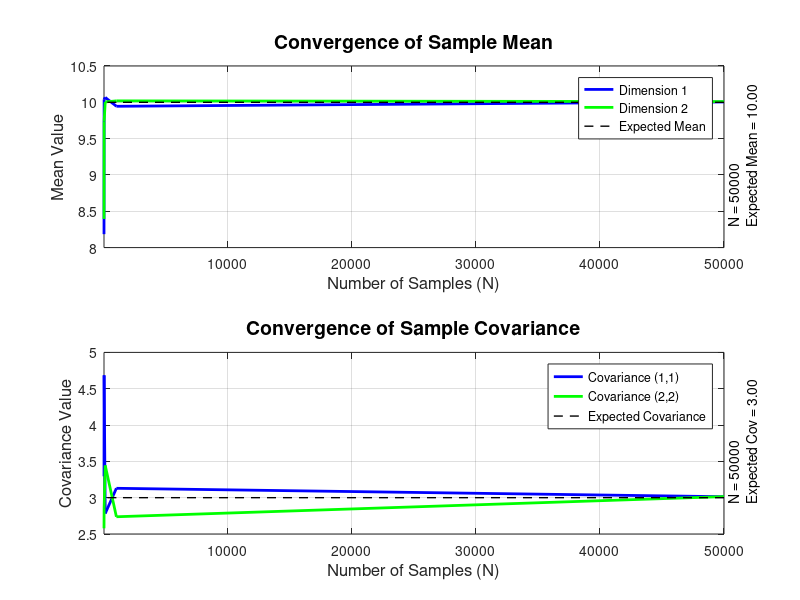

Here is the MATLAB script that generated this plot: (Note: this script raises an error after producing the figure.)
%%%%%%%%%%%%%%%%%%%%%%%%%%%%%%%%%%%%%%%%%%%%%%%%%%%%%%%%%%%%%%%%%%%%%%%%%%
%{
Author: Alireza Sotoodeh (Student ID: 401412056) 
Subject: Convergence of Mean and Covariance
Description: Demonstrates convergence of sample mean and covariance to
             expected values as sample size (N) increases. Computes and
             plots mean and covariance for specific N values, and evaluates
             error convergence.
%}
%%%%%%%%%%%%%%%%%%%%%%%%%%%%%%%%%%%%%%%%%%%%%%%%%%%%%%%%%%%%%%%%%%%%%%%%%%

%% Initialization
% This section clears the command window, closes all figures, and clears the workspace variables.
clc;        % Clear command window
close all;  % Close all figures
clear all;  % Clear workspace variables

%% Parameters
% Define the parameters for the simulation.
n = 2;                      % Dimension of the vector
number_of_samples = 50000;  % Default number of samples for mean and covariance computation
expected_mean = 10;        % Expected mean value
expected_covariance = 3;  % Expected covariance value

%% Define N_values
% Specific values of N to evaluate for error convergence.
N_values = [number_of_samples, 1000, 100, 10, 1];

%% Create a folder to save results if it doesn't exist
% Check if the 'Results' folder exists; if not, create it.
result_folder = 'Results_Project_1';
if ~exist(result_folder, 'dir')
    mkdir(result_folder);
end

%% Compute Mean and Covariance
% Initialize arrays to store mean and covariance values for different N values.
mean_values = zeros(n, length(N_values));
cov_values = zeros(n, n, length(N_values));

% Loop over each value of N in N_values to generate random vectors and compute sample mean and covariance.
for j = 1:length(N_values)
    N = N_values(j);
    
    % Generate N random vectors with specified mean and covariance.
    random_vectors = expected_mean + sqrt(expected_covariance) * randn(n, N);
    
    % Compute sample mean.
    sample_mean = mean(random_vectors, 2);
    
    % Center the vectors around the expected_mean.
    centered_vectors = random_vectors - expected_mean * ones(n, N);
    
    % Compute sample covariance.
    sample_covariance = (centered_vectors * centered_vectors') / N;
    
    % Store mean and covariance.
    mean_values(:, j) = sample_mean;
    cov_values(:, :, j) = sample_covariance;
end

%% Plot Mean and Covariance Convergence
% This section plots the convergence of sample mean and covariance values.

figure('WindowState', 'maximized'); % Open figure in fullscreen

% Plot convergence of mean values.
subplot(2, 1, 1);
plot(N_values, mean_values(1, :), 'b-', 'LineWidth', 2); % Blue for first dimension mean
hold on;
plot(N_values, mean_values(2, :), 'g-', 'LineWidth', 2); % Green for second dimension mean
plot(N_values, expected_mean * ones(size(N_values)), 'k--', 'LineWidth', 1); % Expected mean line
hold off;
xlabel('Number of Samples (N)', 'FontSize', 12);
ylabel('Mean Value', 'FontSize', 12);
title('Convergence of Sample Mean', 'FontSize', 14);
legend('Dimension 1', 'Dimension 2', 'Expected Mean', 'Location', 'best');
grid on;
xlim([min(N_values) max(N_values)]);

% Add vertical text annotations for mean.
mean_annotation_x = max(N_values) * 1.03;
mean_annotation_y = mean(mean_values(:, end));
mean_text = sprintf('N = %d\nExpected Mean = %.2f', number_of_samples(end), expected_mean);
text(mean_annotation_x, mean_annotation_y, mean_text, ...
    'FontSize', 10, 'VerticalAlignment', 'middle', 'HorizontalAlignment', 'left', 'Rotation', 90);

% Plot convergence of covariance values.
subplot(2, 1, 2);
plot(N_values, squeeze(cov_values(1, 1, :)), 'b-', 'LineWidth', 2); % Blue for (1,1) element
hold on;
plot(N_values, squeeze(cov_values(2, 2, :)), 'g-', 'LineWidth', 2); % Green for (2,2) element
plot(N_values, expected_covariance * ones(size(N_values)), 'k--', 'LineWidth', 1); % Expected covariance line
hold off;
xlabel('Number of Samples (N)', 'FontSize', 12);
ylabel('Covariance Value', 'FontSize', 12);
title('Convergence of Sample Covariance', 'FontSize', 14);
legend('Covariance (1,1)', 'Covariance (2,2)', 'Expected Covariance', 'Location', 'best');
grid on;
xlim([min(N_values) max(N_values)]);

% Add vertical text annotations for covariance.
cov_annotation_x = max(N_values) * 1.03;
cov_annotation_y = mean(squeeze(cov_values(:, :, end)), 'all') ;
cov_text = sprintf('N = %d\nExpected Cov = %.2f', number_of_samples(end), expected_covariance);
text(cov_annotation_x, cov_annotation_y, cov_text, ...
    'FontSize', 10, 'VerticalAlignment', 'middle', 'HorizontalAlignment', 'left', 'Rotation', 90);

% Adjust subplot spacing.
sgtitle('Mean and Covariance Convergence', 'FontSize', 16); % Overall title for the figure

% Save figure in the Results folder as PNG.
saveas(gcf, fullfile(result_folder, 'mean_and_covariance_convergence.png'));

%% Calculate Errors
% Calculate errors for selected N_values by comparing computed values with expected values.
mean_errors = vecnorm(mean_values - expected_mean);
cov_errors = zeros(size(N_values));

for j = 1:length(N_values)
    % Calculate Frobenius norm of the difference between sample covariance and expected covariance.
    cov_errors(j) = norm(squeeze(cov_values(:, :, j)) - expected_covariance * eye(n), 'fro');
end

%% Plot Error Convergence
% This section plots the convergence of errors in sample mean and covariance values.

figure('WindowState', 'maximized'); % Open figure in fullscreen

% Plot errors for mean convergence.
subplot(2, 1, 1);
loglog(N_values, mean_errors, 'ro-', 'LineWidth', 2); % Red for mean error
xlabel('Number of Samples (N)', 'FontSize', 12);
ylabel('Mean Error Norm', 'FontSize', 12);
title('Error Convergence of Sample Mean', 'FontSize', 14);
grid on;
xlim([min(N_values) max(N_values)]);

% Add text outside and to the right of the plot (vertical).
text(max(N_values)*1.2, mean(mean_errors) - (mean(mean_errors) - min(mean_errors)), ...
    sprintf('Expected Mean = %.2f', expected_mean), ...
    'FontSize', 10, 'VerticalAlignment', 'middle', 'HorizontalAlignment', 'left', 'Rotation', 90);

% Plot errors for covariance convergence.
subplot(2, 1, 2);
loglog(N_values, cov_errors, 'bs-', 'LineWidth', 2); % Blue for covariance error
xlabel('Number of Samples (N)', 'FontSize', 12);
ylabel('Covariance Error Norm', 'FontSize', 12);
title('Error Convergence of Sample Covariance', 'FontSize', 14);
grid on;
xlim([min(N_values) max(N_values)]);

% Add text outside and to the right of the plot (vertical).
text(max(N_values)*1.2, mean(cov_errors) - (mean(cov_errors) - min(cov_errors)), ...
    sprintf('Expected Cov = %.2f', expected_covariance), ...
    'FontSize', 10, 'VerticalAlignment', 'middle', 'HorizontalAlignment', 'left', 'Rotation', 90);

% Adjust subplot spacing.
sgtitle('Error Convergence of Sample Mean and Covariance', 'FontSize', 16); % Overall title for the figure

% Save figure in the Results folder as PNG.
saveas(gcf, fullfile(result_folder, 'error_convergence.png'));

%% Display the Accuracy Results
% Display the expected mean and covariance values, and the errors for selected N values.

disp('Expected Mean:');
disp(expected_mean);
disp('Expected Covariance:');
disp(expected_covariance);
disp('Errors with selected N values:');
disp(table(N_values', mean_errors', cov_errors', 'VariableNames', {'N', 'MeanError', 'CovError'}));
